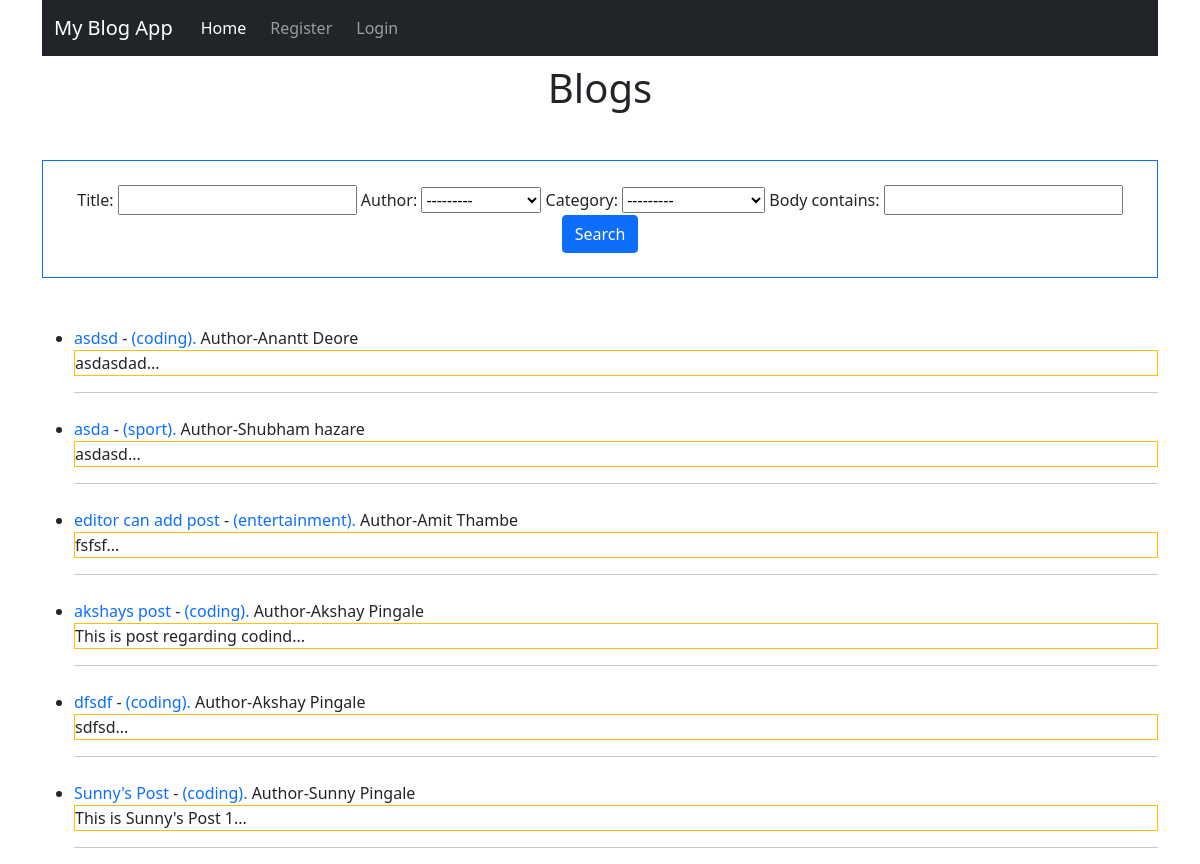
/, run on an earlier commit of the app's database.
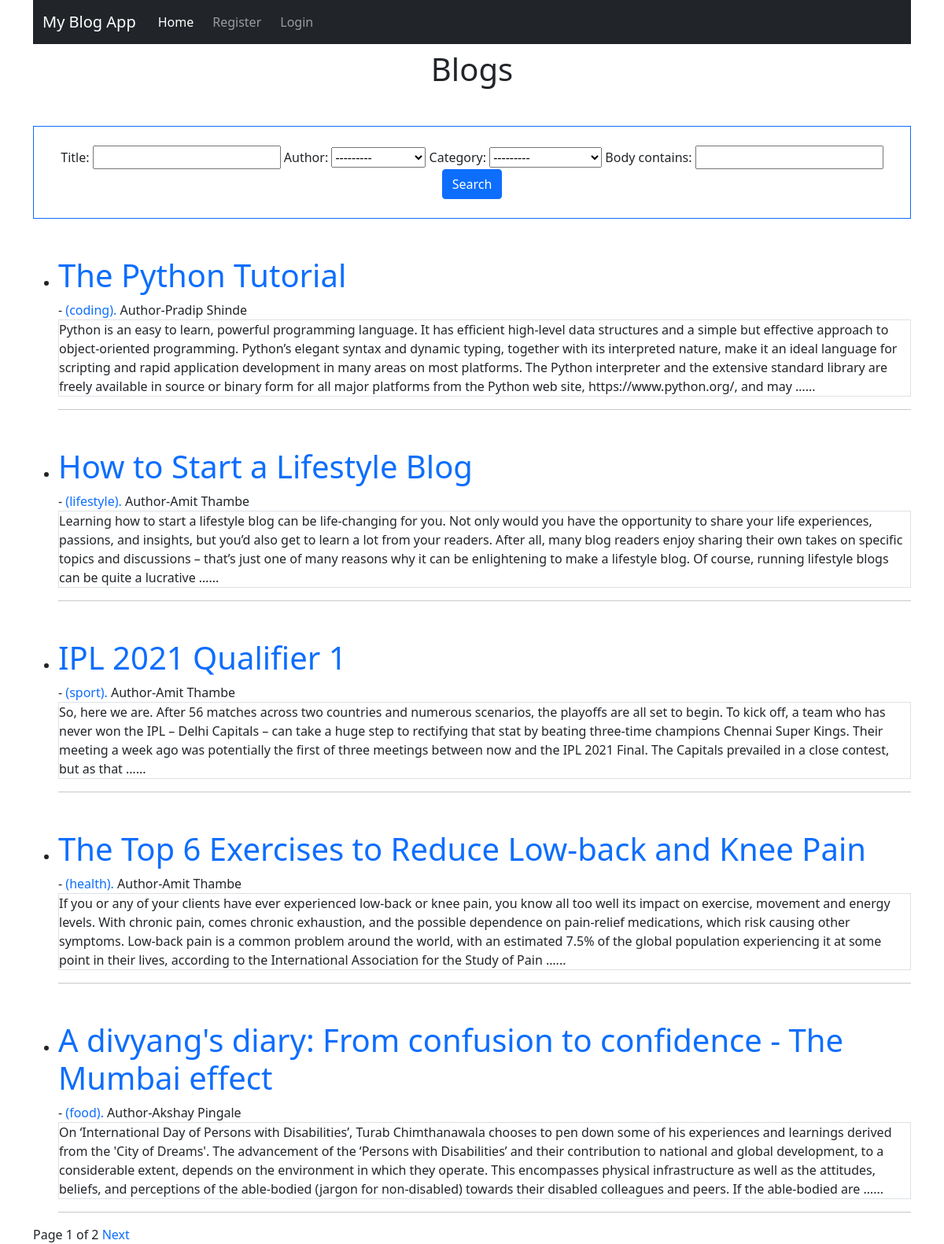
And on a later commit of the database.
### blogapp/models.py (models this page shows, shortened)
class Post(models.Model):
    title = models.CharField(max_length=255)
    author = models.ForeignKey(User,on_delete=models.CASCADE)
    body = models.TextField()
    publish_date = models.DateField(auto_now_add=True)
    category = models.ForeignKey(Category,on_delete=models.CASCADE)

class Category(models.Model):
    name = models.CharField(max_length=100)
    def __str__(self):
        return self.name
    class Meta:
        verbose_name_plural = 'categories'

### blogapp/views.py (the view)
# urls.py: path('',views.HomeView.as_view(),name="home" ),
class HomeView(ListView):
    model = Post
    template_name = 'blogapp/home.html'
    ordering = ['-publish_date']
    paginate_by= 5 # 5 items per page
    paginate_orphans = 1
    filterset_class = PostFilter
    def get_template_names(self):
        template_name = 'blogapp/home.html'
        return template_name
    def get_queryset(self):
        keyword = self.request.GET.get('search','')
        if keyword:
            posts = Post.objects.filter(body__contains=keyword)
            return posts
        return super().get_queryset()
    def get_context_data(self,*args, **kwargs):
        myFilter = PostFilter(self.request.GET,self.get_queryset())
        context = super().get_context_data(*args,**kwargs)
        context['categories']= Category.objects.all()
        context['myFilter']= myFilter
        context['object_list']= myFilter.qs
        return context
    def paginate_queryset(self, queryset, page_size):
        try:
            return super().paginate_queryset(queryset, page_size)
        except Http404:
            self.kwargs['page']=1
            return super().paginate_queryset(queryset, page_size)

### blogapp/templates/blogapp/home.html (shortened to what this page needs)
{% extends 'blogapp/base.html' %}
{% block content %}
<div class="mt-2">
    <h1 class="text-center">Blogs</h1>
</div>
<div class="text-center mt-5 border border-primary p-4 ">
    <form action="">
        {{myFilter.form}}
        <button class="btn btn-primary" type="submit">Search</button>
    </form>
</div>
<div class="mt-5">
    {% if is_paginated %}
        {% for post in page_obj %}
        <ul>
            <li>
                <div class="mt-5">
                   <h1> <a href="{% url 'article' post.id %}" >{{post.title}}</a> </h1>- <a
                        href="{% url 'category' post.category.id %}"> ({{post.category}}).</a>
                    Author-{{post.author.first_name}}
                    {{post.author.last_name}}<br>
                    <div class="border">
                        {{post.body|safe|truncatewords:80}}...
                    </div>
                    <hr>
                </div>
            </li>
        </ul>
        {% endfor %}
        <div>
            <span>Page {{page_obj.number}} of {{page_obj.paginator.num_pages}} </span>
            {% if page_obj.has_next %}
            <a href="?page={{page_obj.next_page_number}}">Next</a>
            {% endif %}
        </div>
    {% else %}
        <ul>
            {% for post in object_list %}
                <li>
                    <div class="mt-4">
                        <a href="{% url 'article' post.id %}">{{post.title}}</a> - <a
                            href="{% url 'category' post.category.id %}"> ({{post.category}}).</a>
                        Author-{{post.author.first_name}}
                        {{post.author.last_name}}<br>
                        <div class="border border-warning">
                            {{post.body|safe|truncatewords:80}}...
                        </div>
                        <hr>
                    </div>
                </li>
            {% endfor %}
        </ul>
    {% endif %}
</div>
{% endblock %}

What changed in the data, as far as the page shows it:
no longer on this page (row unchanged): Post: title "asdsd", category "coding", author.first_name "Anantt", author.last_name "Deore", body "asdasdad", shown under "Blogs"
no longer on this page (row unchanged): Post: title "asda", category "sport", author.first_name "Shubham", author.last_name "hazare", body "asdasd", shown under "Blogs"
removed Post: title "editor can add post", category "entertainment", author.first_name "Amit", author.last_name "Thambe", body "fsfsf", shown under "Blogs"
no longer on this page (row unchanged): Post: title "akshays post", category "coding", author.first_name "Akshay", author.last_name "Pingale", body "This is post regarding codind", shown under "Blogs"
no longer on this page (row unchanged): Post: title "dfsdf", category "coding", author.first_name "Akshay", author.last_name "Pingale", body "sdfsd", shown under "Blogs"
no longer on this page (row unchanged): Post: title "Sunny's Post", category "coding", author.first_name "Sunny", author.last_name "Pingale", body "This is Sunny's Post 1", shown under "Blogs"
added Post: title "The Python Tutorial", category "coding", author.first_name "Pradip", author.last_name "Shinde", body "Python is an easy to learn, powerful programming language. It has efficient high-level data structures and a simple but effective approach to object-oriented programming. Python’s elegant syntax and dynamic typing, together with its interpreted nature, make it an ideal language for scripting and rapid application development in many areas on most platforms. The Python interpreter and the extensive standard library are freely available in source or binary form for all major platforms from the Python web site, https://www.python.org/, and may …", shown under "Blogs"
added Post: title "How to Start a Lifestyle Blog", category "lifestyle", author.first_name "Amit", author.last_name "Thambe", body "Learning how to start a lifestyle blog can be life-changing for you. Not only would you have the opportunity to share your life experiences, passions, and insights, but you’d also get to learn a lot from your readers. After all, many blog readers enjoy sharing their own takes on specific topics and discussions – that’s just one of many reasons why it can be enlightening to make a lifestyle blog. Of course, running lifestyle blogs can be quite a lucrative …", shown under "Blogs"
added Post: title "IPL 2021 Qualifier 1", category "sport", author.first_name "Amit", author.last_name "Thambe", body "So, here we are. After 56 matches across two countries and numerous scenarios, the playoffs are all set to begin. To kick off, a team who has never won the IPL – Delhi Capitals – can take a huge step to rectifying that stat by beating three-time champions Chennai Super Kings. Their meeting a week ago was potentially the first of three meetings between now and the IPL 2021 Final. The Capitals prevailed in a close contest, but as that …", shown under "Blogs"
added Post: title "The Top 6 Exercises to Reduce Low-back and Knee Pain", category "health", author.first_name "Amit", author.last_name "Thambe", body "If you or any of your clients have ever experienced low-back or knee pain, you know all too well its impact on exercise, movement and energy levels. With chronic pain, comes chronic exhaustion, and the possible dependence on pain-relief medications, which risk causing other symptoms. Low-back pain is a common problem around the world, with an estimated 7.5% of the global population experiencing it at some point in their lives, according to the International Association for the Study of Pain …", shown under "Blogs"
added Post: title "A divyang's diary: From confusion to confidence - The Mumbai effect", category "food", author.first_name "Akshay", author.last_name "Pingale", body "On ‘International Day of Persons with Disabilities’, Turab Chimthanawala chooses to pen down some of his experiences and learnings derived from the 'City of Dreams'. The advancement of the ‘Persons with Disabilities’ and their contribution to national and global development, to a considerable extent, depends on the environment in which they operate. This encompasses physical infrastructure as well as the attitudes, beliefs, and perceptions of the able-bodied (jargon for non-disabled) towards their disabled colleagues and peers. If the able-bodied are …", shown under "Blogs"
Also different on the page:
{{ page_obj.number }}: (not shown) → "1"
{{ page_obj.paginator.num_pages }}: (not shown) → "2"
text now shown: "Page of Next"
